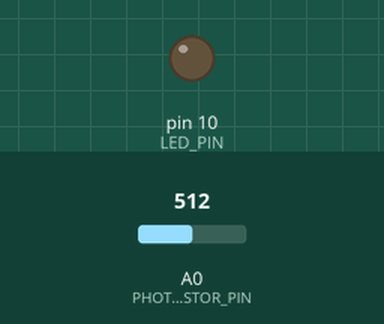
Simulated run of this sketch. Board: Arduino Uno, built with avr-gcc and run on an emulated ATmega328P. Parts: output pins drawn as LEDs (lit = HIGH). The test bench sets the inputs (shaded band); at power-on: A0 (PHOTORESISTOR_PIN) = 512.

Above: at 1.2 s.
1.3 s: A0 (PHOTORESISTOR_PIN) set to 314
2.8 s: A0 (PHOTORESISTOR_PIN) set to 286
At 3.6 s:
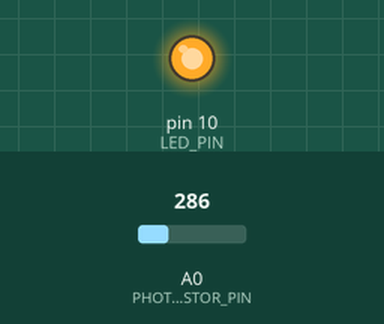
4.3 s: A0 (PHOTORESISTOR_PIN) set to 306
At 4.8 s:
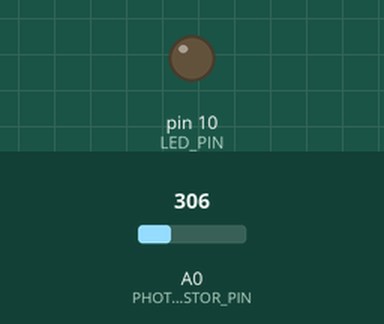
5.8 s: A0 (PHOTORESISTOR_PIN) set to 290
At 7.2 s:
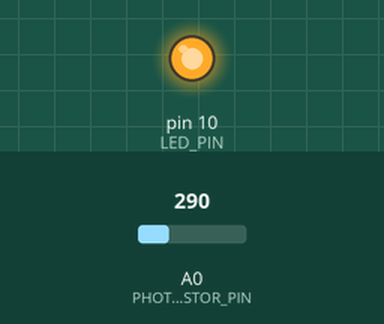
Timing chart, 0 to 8.3 s (numbered marks = the images above; inputs shaded):
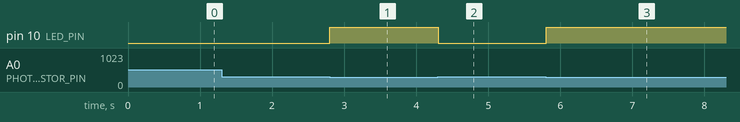

The sketch:

02-PoweronLEDUsingPhotoresistor.ino
```cpp
/**
 * The program turn-on/off a LED based on photoresistor luminosity.
 */

// config photoresisto
#define PHOTORESISTOR_PIN A0
#define THRESHOLD 300

// config LED
#define LED_PIN 10

void setup() {
  // init led
  pinMode(LED_PIN, OUTPUT);
}

void loop() {
  int luminosity = analogRead(PHOTORESISTOR_PIN);

  if (luminosity < THRESHOLD) {
    digitalWrite(LED_PIN, HIGH);
  } else {
    digitalWrite(LED_PIN, LOW);
  }

  delay(100);
}
```

Measured:
- the behaviour switches between 300 and 299 on A0 (PHOTORESISTOR_PIN) (found by bisection; images 0 and 1)
- after the input at 1.3 s, every drawn part: stays the same
- after the input at 2.8 s, pin 10 (LED_PIN): LOW → HIGH at once
- after the input at 4.3 s, pin 10 (LED_PIN): HIGH → LOW at once
- after the input at 5.8 s, pin 10 (LED_PIN): LOW → HIGH at once
